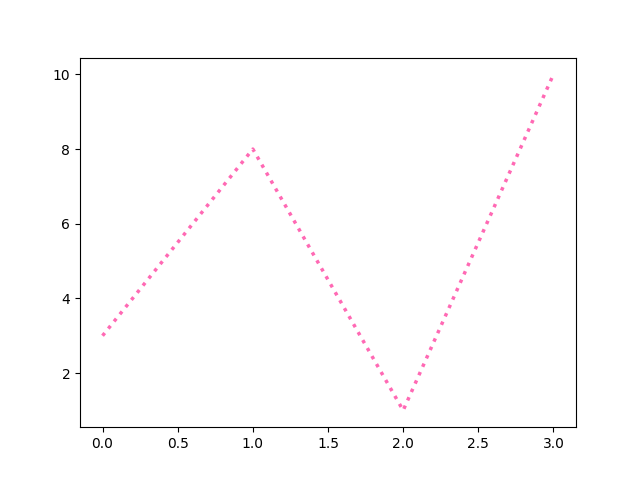

The script that saved this image:
import matplotlib.pyplot as plt
import numpy as np

ypoints = np.array([3, 8, 1, 10])

plt.plot(ypoints, linewidth = '2.5',c = 'hotpink',ls = ':')
plt.savefig("p2.png")
